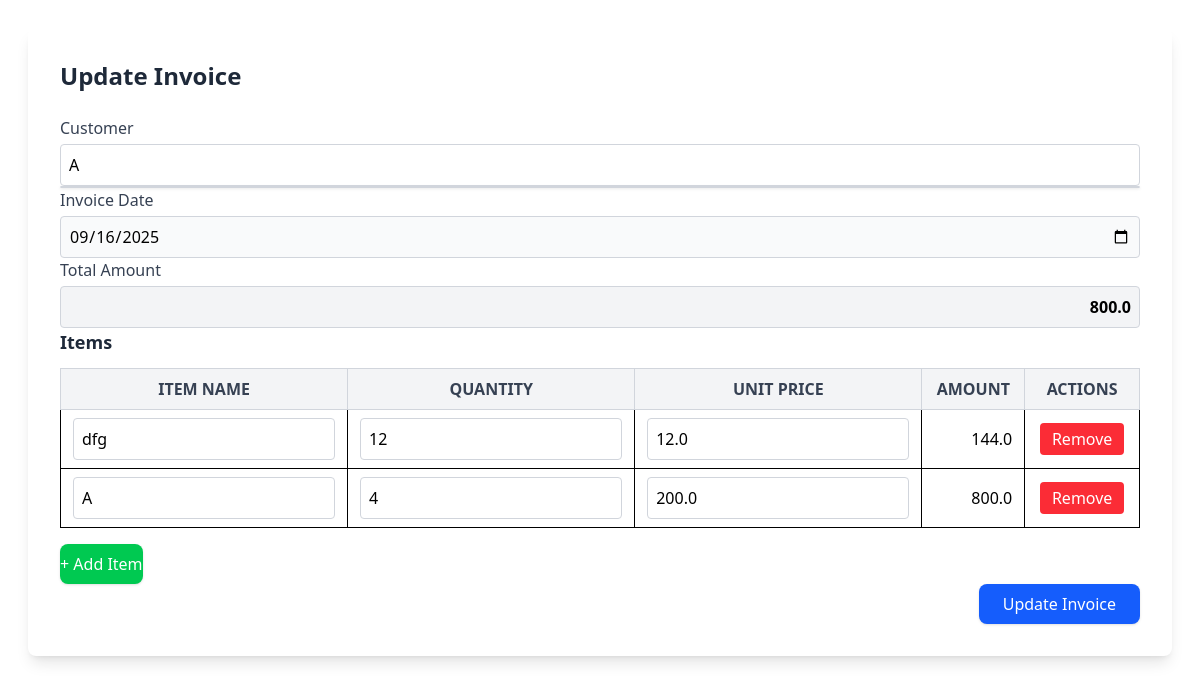
The app's page /invoice/INV-001/update with its own data.
### modules.py (models this page shows, shortened)
class BaseModel(Model):
    class Meta:
        database = db

class Customer(BaseModel):
    id = AutoField(primary_key = True)
    username = CharField(unique=True)
    email = CharField()
    address = TextField()

class Invoice(BaseModel):
    invoice_number = CharField(unique=True)
    customer = ForeignKeyField(Customer, backref="invoices")
    invoice_date = DateField()
    total_amount = FloatField()
    arn_number = CharField(null=True)

class Item(BaseModel):
    id = AutoField()
    invoice = ForeignKeyField(Invoice, backref="items")
    item_name = CharField(max_length=200)
    quantity = IntegerField()
    unit_price = FloatField()

### app.py (the view, shortened to what this page needs)
@app.route("/invoice/<string:invoice_number>/update", methods=['POST','GET'])
def update_invoice(invoice_number):
    invoice = Invoice.get_or_none(Invoice.invoice_number == invoice_number)
    if not invoice:
        return render_template("invoice-list.html", alert="Invoice not found!")
    items = Item.select().where(Item.invoice == invoice)
    return render_template('invoice-update.html', invoice=invoice, items=items)

### templates/invoice-update.html (shortened to what this page needs)
{% extends "layout.html" %}
{% block body %}
<div class="max-w-5xl mx-auto bg-white shadow-lg rounded-lg p-8 mt-6">
  <h2 class="text-2xl font-bold text-gray-800 mb-6 border-b pb-3">Update Invoice</h2>
  <form method="POST" class="space-y-6">
    <div>
      <label class="block font-medium text-gray-700 mb-1">Customer</label>
      <input type="text" id="customer" value="{{ invoice.customer.username }}"
             class="w-full p-2 border border-gray-300 rounded focus:ring focus:ring-blue-300" autocomplete="off" />
      <div id="suggestions" class="border  border-gray-300 bg-white absolute z-10 w-1/3 rounded shadow"></div>
    </div>
    <div>
      <label class="block font-medium text-gray-700 mb-1">Invoice Date</label>
      <input type="date" name="invoice_date" value="{{ invoice.invoice_date }}"
             class="w-full p-2 border  border-gray-300 rounded bg-gray-50">
    </div>
    <div>
      <label class="block font-medium text-gray-700 mb-1">Total Amount</label>
      <input type="text" id="totalAmount" name="total_amount"
             value="{{ invoice.total_amount }}" readonly
             class="w-full p-2 border  border-gray-300 rounded bg-gray-100 font-semibold text-right">
    </div>
    <div>
      <h3 class="text-lg font-semibold text-gray-800 mb-3">Items</h3>
      <div class="overflow-x-auto">
        <table class="w-full border-collapse border border-gray-300 text-sm">
          <thead class="bg-gray-100 text-gray-700 uppercase">
            <tr>
              <th class="border  border-gray-300 px-3 py-2">Item Name</th>
              <th class="border  border-gray-300 px-3 py-2">Quantity</th>
              <th class="border  border-gray-300 px-3 py-2">Unit Price</th>
              <th class="border  border-gray-300 px-3 py-2">Amount</th>
              <th class="border  border-gray-300 px-3 py-2">Actions</th>
            </tr>
          </thead>
          <tbody id="items">
            {% for item in items %}
            <tr class="item-row">
              <td class="border px-3 py-2">
                <input type="text" name="item_name[]" value="{{ item.item_name }}"
                       class="w-full p-2 border  border-gray-300 rounded">
              </td>
              <td class="border px-3 py-2">
                <input type="number" name="qty[]" value="{{ item.quantity }}"
                       class="w-full p-2 border  border-gray-300 rounded qty-input">
              </td>
              <td class="border px-3 py-2">
                <input type="text" name="price[]" value="{{ item.unit_price }}"
                       class="w-full p-2 border  border-gray-300 rounded price-input">
              </td>
              <td class="border px-3 py-2 text-right font-medium amount-cell">
                {{ item.quantity * item.unit_price }}
              </td>
              <td class="border px-3 py-2 text-center">
                <button type="button"
                        class="bg-red-500 text-white px-3 py-1 rounded hover:bg-red-600"
                        onclick="this.closest('tr').remove(); recalcTotal();">
                  Remove
                </button>
              </td>
            </tr>
            {% endfor %}
          </tbody>
        </table>
      </div>
      <div class="mt-4">
        <button type="button" id="add-item"
                class="bg-green-500 hover:bg-green-600 text-white px-5 py-2 rounded-lg shadow">
          + Add Item
        </button>
      </div>
    </div>
    <div class="text-right">
      <button type="submit"
              class="bg-blue-600 hover:bg-blue-700 text-white px-6 py-2 rounded-lg shadow">
        Update Invoice
      </button>
    </div>
  </form>
</div>
{% endblock %}

### records on screen
Customer: customer.username "A"
Invoice: invoice_date "09/16/2025", total_amount "800.0"
Item: item_name "dfg", quantity "12", unit_price "12.0", item.quantity*item.unit_price "144.0"
Item: item_name "A", quantity "4", unit_price "200.0", item.quantity*item.unit_price "800.0"
